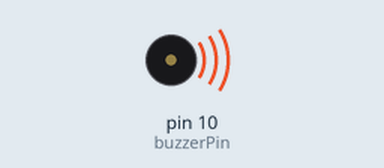
This sketch was run on a simulated Arduino Uno, built with avr-gcc and run on an emulated ATmega328P. Parts: buzzer (waves = sounding). What the sketch prints to the serial monitor is not drawn.

Above: at 0.02 s.
At 5.4 s:
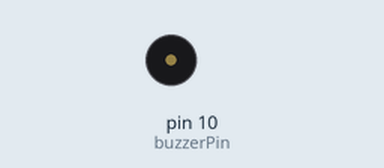
Timing chart, 0 to 6.9 s (numbered marks = the images above):
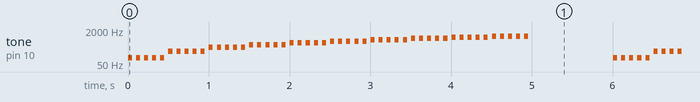

Measured:
- by itself, tone on pin 10 (buzzerPin): plays 100 Hz for 0.05 s, 100 Hz for 0.05 s, 100 Hz for 0.05 s, 100 Hz for 0.05 s, 100 Hz for 0.05 s, 200 Hz for 0.05 s … (1089 notes in this stretch)

The sketch:

buzzer_v02.ino
```cpp
#define buzzerPin 10

void setup() {
  // put your setup code here, to run once:
  Serial.begin(9600);
  pinMode(buzzerPin, OUTPUT);
}

void loop() {
  // put your main code here, to run repeatedly:

  for (int i=1; i<11; i++) {
    Serial.print(i*100);
    Serial.println(" tonu çalınıyor.");

      for (int j=1; j<6; j++){
        melodi(50,i*100);
        Serial.print(j);
      }
    Serial.println(" ");
  }
  Serial.println("---");
  delay(1000);
}


int melodi(int gecikme, int tone_degeri) {
    // melodi isimli bir fonksiyon tanimlandi
    tone(buzzerPin, tone_degeri);
    delay(gecikme);
    noTone(buzzerPin);
    delay(gecikme);
  }
```
